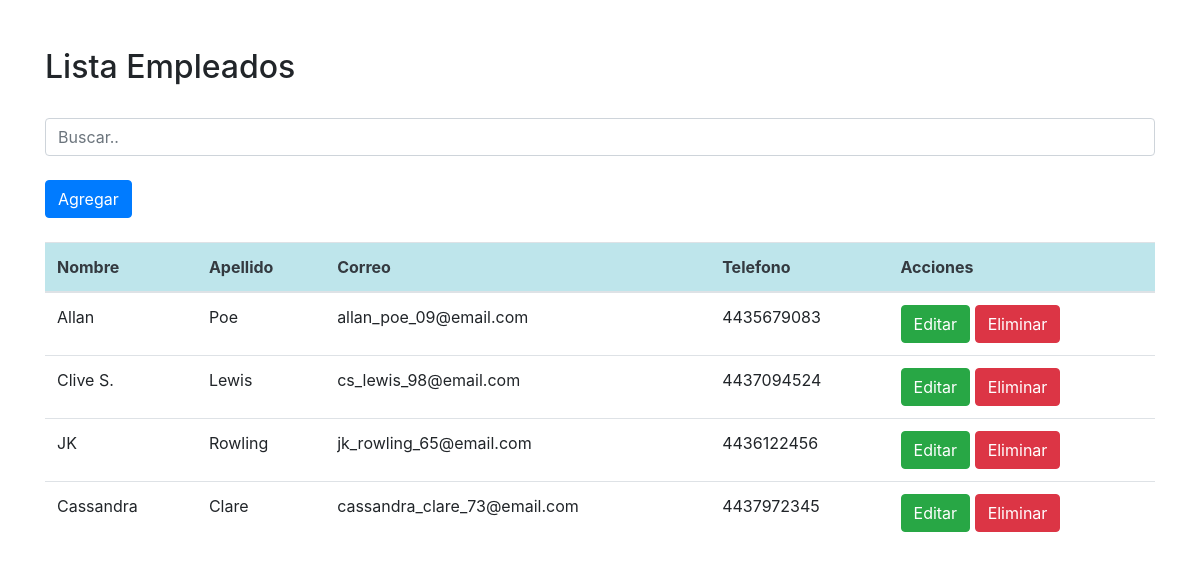
The page / on the database its author committed.
### tables this page shows
CREATE TABLE IF NOT EXISTS `empleados` (
  `id` int(10) NOT NULL AUTO_INCREMENT,
  `nombre` varchar(30) NOT NULL,
  `apellido` varchar(30) NOT NULL,
  `correo` varchar(30) NOT NULL,
  `telefono` varchar(10) NOT NULL,
  PRIMARY KEY (`id`)
);

### index.php (the view, shortened to what this page needs)
<?php
include "conexion.php";
$query = "SELECT * FROM empleados";
$resul = mysqli_query($conn,$query);
?>
<!DOCTYPE html>
<html lang="en">
<head>
    <link rel="stylesheet" href="https://maxcdn.bootstrapcdn.com/bootstrap/4.0.0/css/bootstrap.min.css">
</head>
<body>
    <div class="container">
    <br><br>
    <h2>Lista Empleados</h2><br>
    <input class="form-control" id="myInput" type="text" placeholder="Buscar..">
    <br>
    <a href="agregar.php" type="button" class="btn btn-primary">Agregar</a>
    <br><br>
    <table class="table table-hover">
        <thead class="thead-ligth table-info text-dark">
            <tr>
                <th>Nombre</th>
                <th>Apellido</th>
                <th>Correo</th>
                <th>Telefono</th>
                <th>Acciones</th>
            </tr>
        </thead>
        <tbody id="myTable">
            <?php  while ($lista = mysqli_fetch_assoc($resul)){ ?>
            <tr>
                <td><?php echo $lista["nombre"]; ?></td>
                <td><?php echo $lista["apellido"]; ?></td>
                <td><?php echo $lista["correo"]; ?></td>
                <td><?php echo $lista["telefono"]; ?></td>
                <td>
                    <a href="editar.php?id=<?php echo $lista["id"]; ?>" type="button" class="btn btn-success">Editar</a>
                    <a href="eliminar.php?id=<?php echo $lista["id"]; ?>" type="button" class="btn btn-danger">Eliminar</a>
                </td>
            </tr>
            <?php } ?>
        </tbody>
    </table>
    </div>
</body>
</html>

### rows shown on the page
empleados: nombre "Allan", apellido "Poe", correo "allan_poe_09@email.com", telefono "4435679083"
empleados: nombre "Clive S.", apellido "Lewis", correo "cs_lewis_98@email.com", telefono "4437094524"
empleados: nombre "JK", apellido "Rowling", correo "jk_rowling_65@email.com", telefono "4436122456"
empleados: nombre "Cassandra", apellido "Clare", correo "cassandra_clare_73@email.com", telefono "4437972345"
